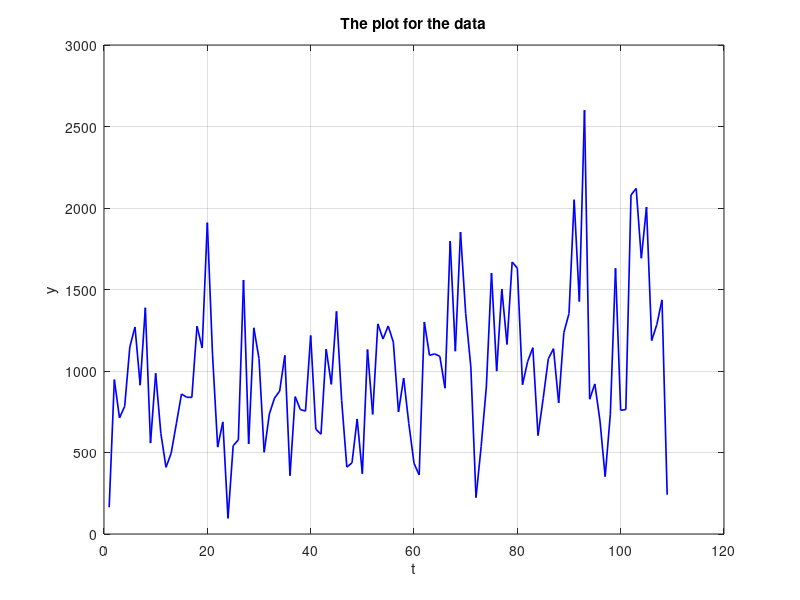
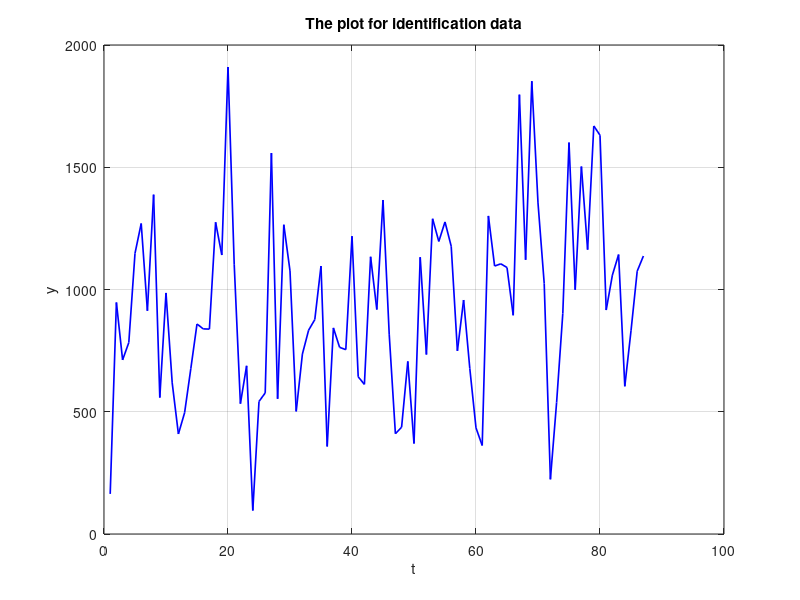
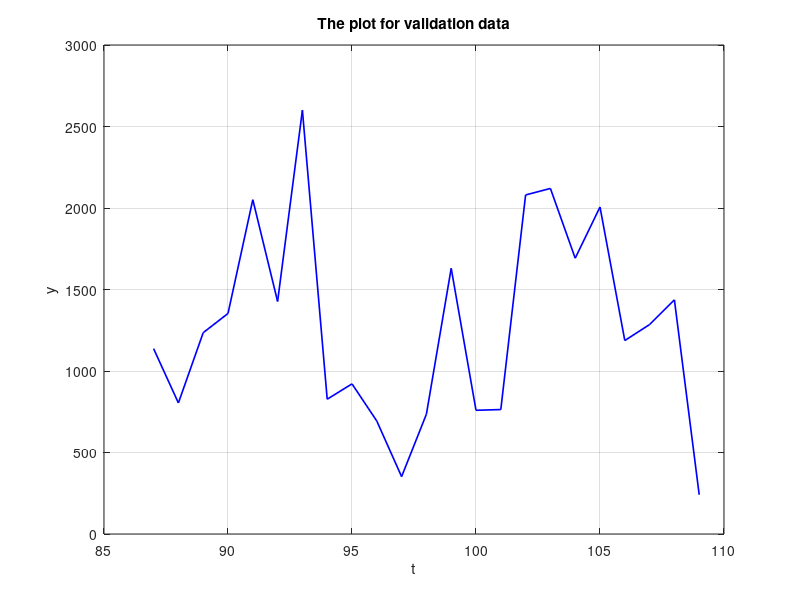
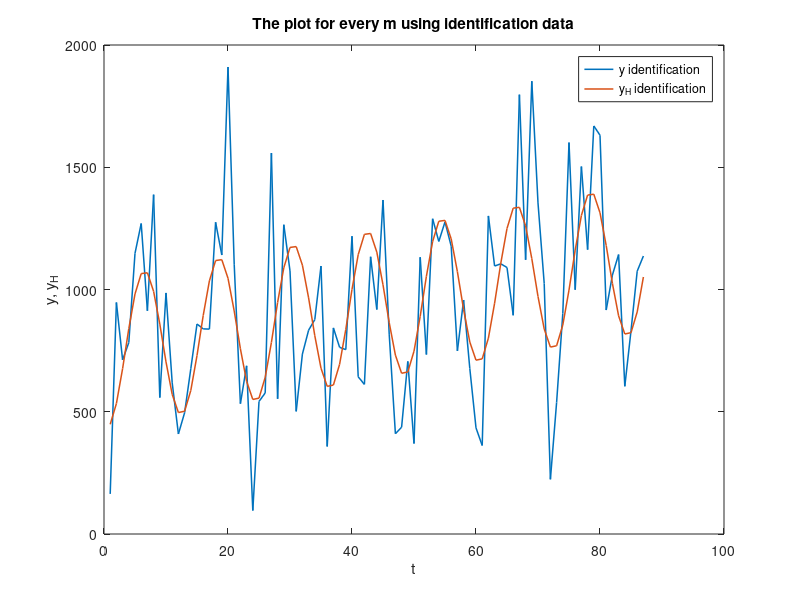

Reproduce these figures in MATLAB, in order.
%% PROJECT -> Time series modeling using Fourier basis function

% Osiac Maria - Teodora
% Valcauan Adina - Diana
% 30331 / 2

clc; clear
%% loading the data from the .mat file
load('product_30.mat');

figure
plot(time,y, 'blue', 'LineWidth', 1.2); grid
title("The plot for the data")
ylabel('y'), xlabel('t')


% the values we are going to work with
length1 = length(y);
floor_length = floor(length1 * 0.8); % we choose 80% of the data for identification

% the data for identification
yId = y(1:floor_length);
timeId = time(1:floor_length);
lengthId = length(yId);

figure
plot(timeId, yId, 'blue', 'LineWidth', 1.2);
title("The plot for identification data"); grid
ylabel('y'), xlabel('t')


% the data for validation
yVal = y(floor_length:length1);
timeVal = time(floor_length:length1);
lengthVal = length(yVal);

figure
plot(timeVal, yVal, 'blue', 'LineWidth', 1.2);
title("The plot for validation data"); grid
ylabel('y'), xlabel('t')

%% the algorithm for varying m
% we created a for loop, which helps us having a varying m, from 1 to 7
% this also helps us with the MSE
for m = 1:7

%% identification algorithm
P = 12; % the given period (because there are 12 months

for i = 1:length(yId) % we iterate through out identification data
    a(i,1) = 1; a(i,2) = timeId(i); % we populate the first 2 columns with 1 and the desire variable from time array
    for j = 1:m % we start to populate the rest of the columns
        a(i,2*j+1:2*j+2) = [cos(2*pi*j*timeId(i)/P) sin(2*pi*j*timeId(i)/P)];  % we use pairs of columns in order to optain the desire form
    end
end

theta = a \ yId; % the parameters matrix computation

yH_id = a*theta; % now we get y_hat -> estimated values

figure
plot(timeId,yId, 'LineWidth', 1.1); hold on % here we plot the 2 graphs together in
plot (timeId,yH_id, 'LineWidth', 1.1);
title("The plot for every m using identification data")
legend('y identification', 'y_H identification')
ylabel('y, y_H'), xlabel('t')

%% validation algorithm
% very similar with the identification one
P = 12;

for i = 1:length(yVal)
    b(i,1) = 1; b(i,2) = timeVal(i);
    for j = 1:m
        b(i,2*j+1:2*j+2) = [cos(2*pi*j*timeVal(i)/P) sin(2*pi*j*timeVal(i)/P)];
    end
end
yH_val = b*theta;

figure
plot(timeVal,yVal, 'black', 'LineWidth', 1.1); hold
plot (timeVal,yH_val, 'red', 'LineWidth', 1.1);
title("The plot for every m using validation data")
legend('y validation', 'y_H validation')
ylabel('y, y_H'), xlabel('t')

%% MSE
mse_id(m) = (1 / lengthId) .* sum((yId - yH_id).^2); % the MSE for the identification 
mse_val(m) = (1 / lengthVal) .* sum((yVal - yH_val).^2); % the MSE for the validation

end

% plotting the MSE for identification and verification
n = 1:7;
figure
plot(n, mse_id(n), 'green', 'LineWidth', 2); hold on
plot(n, mse_val(n), 'cyan', 'LineWidth', 2); grid
title("The MSE")
legend('identification', 'validation')
ylabel('mse(m)'), xlabel('m')

%% Plotting the best m
% now that we discover the best value of m, we retrace the algorithm in order
% to see the bigger picture

m_best = 3;
P = 12;

% identification part
for i = 1:length(yId)
    a(i,1) = 1; a(i,2) = timeId(i);
    for j = 1:m_best
        a(i,2*j+1:2*j+2) = [cos(2*pi*j*timeId(i)/P) sin(2*pi*j*timeId(i)/P)];
    end
end

theta = a \ yId;

yH_id = a*theta;
figure
plot(timeId,yId, 'magenta', 'LineWidth', 1.2); hold on
plot (timeId,yH_id, 'black', 'LineWidth', 1.1);
title("The plot for the best m using identification data")
legend('y validation', 'y_H validation')
ylabel('y, y_H'), xlabel('t')

% validation part
for i = 1:length(yVal)
    b(i,1) = 1; b(i,2) = timeVal(i);
    for j = 1:m_best
        b(i,2*j+1:2*j+2) = [cos(2*pi*j*timeVal(i)/P) sin(2*pi*j*timeVal(i)/P)];
    end
end
yH_val = b*theta;

figure
plot(timeVal,yVal, 'r', 'LineWidth', 1.1); hold
plot (timeVal,yH_val, 'g', 'LineWidth', 1.1);
title("The plot for the best m using validation data")
legend('y validation', 'y_H validation')
ylabel('y, y_H'), xlabel('t')



